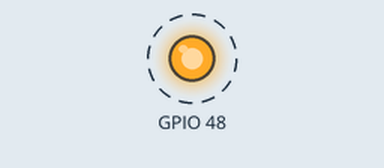
Bench run of a program on a simulated ESP32-S3. Parts: output pins drawn as LEDs (lit = HIGH). Dashed ring = blinking. What the program prints to the serial monitor is not drawn.

Above: at 0.05 s.
Timing chart, 0 to 3.0 s (numbered marks = the images above):
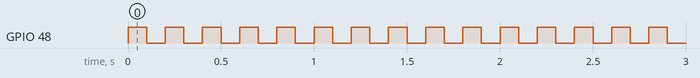

The program:

main.cpp
```cpp
#include <Arduino.h>

uint8_t globalCounter = 0;

void setup() {
  // put your setup code here, to run once:
  Serial.begin (115200);
  Serial.println ("Blink with ESP32");
  pinMode (LED_BUILTIN, OUTPUT);
}

void loop() {
  // put your main code here, to run repeatedly:
  static uint8_t localCounter = 0;

  digitalWrite (LED_BUILTIN, HIGH);
  delay (100);
  digitalWrite (LED_BUILTIN, LOW);
  delay (100);

  localCounter += 2;
  globalCounter++;
}
```

Measured:
- by itself, GPIO 48: alternates HIGH for 0.10 s and LOW for 0.10 s
